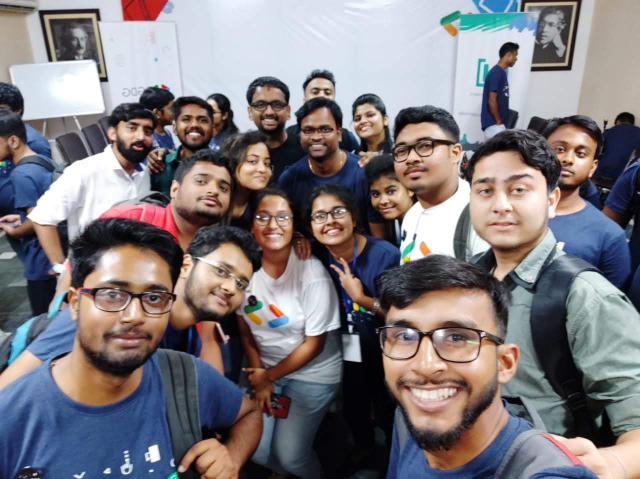
#> input picture cv2/sample1/img3.jpg, 1280 x 958 px (shown at 1/2 size)
$ python script.py
#> lines starting #> are read from the running program, lines starting #| are printed output that depends on the picture
import cv2

img=cv2.imread("img3.jpg",1)
#> img is the input picture: shape (958, 1280, 3); mean B, G, R 125.8, 122, 127
print(type(img))
#| <class 'numpy.ndarray'>
print(img)
#> (printed output is left out)
print(img.shape)
#| (958, 1280, 3)
print(img.ndim)
#| 3

resize=cv2.resize(img,(int(img.shape[1]/3),int(img.shape[0]/3)))
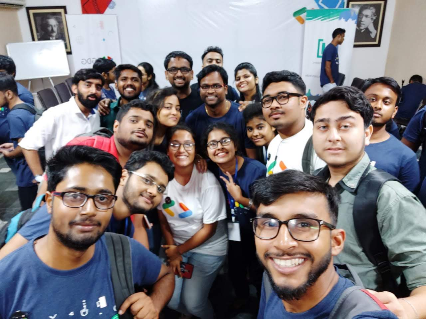
#> resize: shape (319, 426, 3); mean B, G, R 125.7, 121.9, 126.9

cv2.imshow("galaxy",resize)
cv2.imwrite("img3_resized.jpg",resize)
cv2.waitKey(0)
cv2.destroyAllWindows()

$ run again, with cv2/sample1/img2.jpg copied over cv2/sample1/img3.jpg
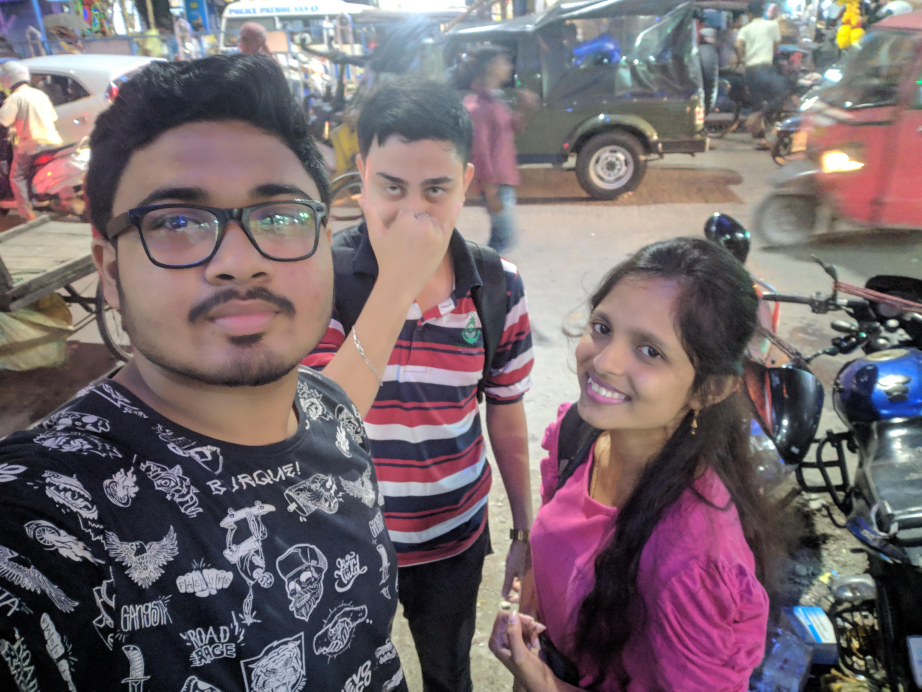
#> input picture cv2/sample1/img2.jpg, 4608 x 3456 px (shown at 1/5 size)
#> img is the input picture: shape (3456, 4608, 3); mean B, G, R 109.8, 105.2, 118.2
#| <class 'numpy.ndarray'>
#> (printed output is left out)
#| (3456, 4608, 3)
#| 3
#> `resize=cv2.resize(img,(int(img.shape[1]/3),int(img.shape[0]/3)))`:
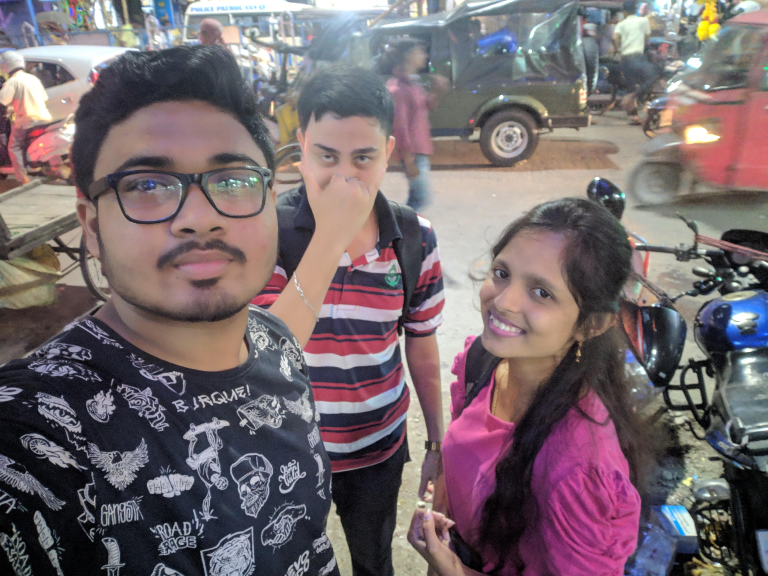
#> resize: shape (1152, 1536, 3) (shown at 1/2 size); mean B, G, R 109.8, 105.2, 118.2

$ run again, with cv2/sample1/galaxy.jpg copied over cv2/sample1/img3.jpg
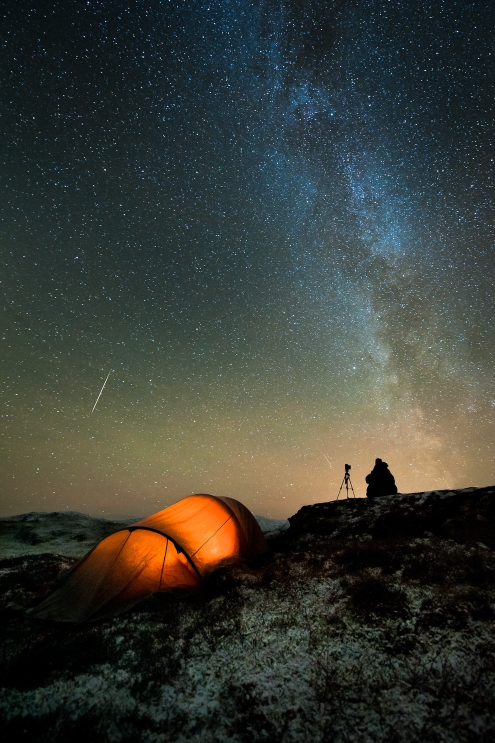
#> input picture cv2/sample1/galaxy.jpg, 990 x 1485 px (shown at 1/2 size)
#> img is the input picture: shape (1485, 990, 3); mean B, G, R 53.4, 60.3, 56.8
#| <class 'numpy.ndarray'>
#> (printed output is left out)
#| (1485, 990, 3)
#| 3
#> `resize=cv2.resize(img,(int(img.shape[1]/3),int(img.shape[0]/3)))`:
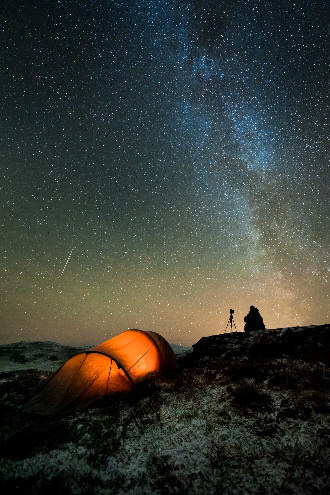
#> resize: shape (495, 330, 3); mean B, G, R 53.4, 60.3, 56.8
